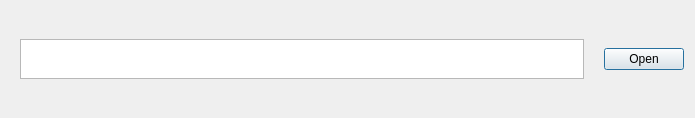
<?xml version="1.0" encoding="UTF-8"?>
<ui version="4.0">
 <class>Dialog</class>
 <widget class="QDialog" name="Dialog">
  <property name="geometry">
   <rect>
    <x>0</x>
    <y>0</y>
    <width>695</width>
    <height>118</height>
   </rect>
  </property>
  <property name="sizePolicy">
   <sizepolicy hsizetype="Preferred" vsizetype="Fixed">
    <horstretch>0</horstretch>
    <verstretch>0</verstretch>
   </sizepolicy>
  </property>
  <property name="windowTitle">
   <string>Dialog</string>
  </property>
  <layout class="QHBoxLayout" name="horizontalLayout">
   <item>
    <widget class="QWidget" name="widget_2" native="true">
     <property name="sizePolicy">
      <sizepolicy hsizetype="Preferred" vsizetype="Fixed">
       <horstretch>0</horstretch>
       <verstretch>0</verstretch>
      </sizepolicy>
     </property>
     <layout class="QGridLayout" name="gridLayout">
      <item row="0" column="0">
       <widget class="QTextBrowser" name="FileDIR_Browser_2">
        <property name="sizePolicy">
         <sizepolicy hsizetype="Expanding" vsizetype="Ignored">
          <horstretch>0</horstretch>
          <verstretch>0</verstretch>
         </sizepolicy>
        </property>
       </widget>
      </item>
      <item row="0" column="1">
       <spacer name="verticalSpacer">
        <property name="orientation">
         <enum>Qt::Vertical</enum>
        </property>
        <property name="sizeType">
         <enum>QSizePolicy::Fixed</enum>
        </property>
        <property name="sizeHint" stdset="0">
         <size>
          <width>5</width>
          <height>40</height>
         </size>
        </property>
       </spacer>
      </item>
     </layout>
    </widget>
   </item>
   <item>
    <widget class="QPushButton" name="openFile_btn_2">
     <property name="text">
      <string>Open</string>
     </property>
    </widget>
   </item>
  </layout>
 </widget>
 <resources/>
 <connections/>
</ui>
